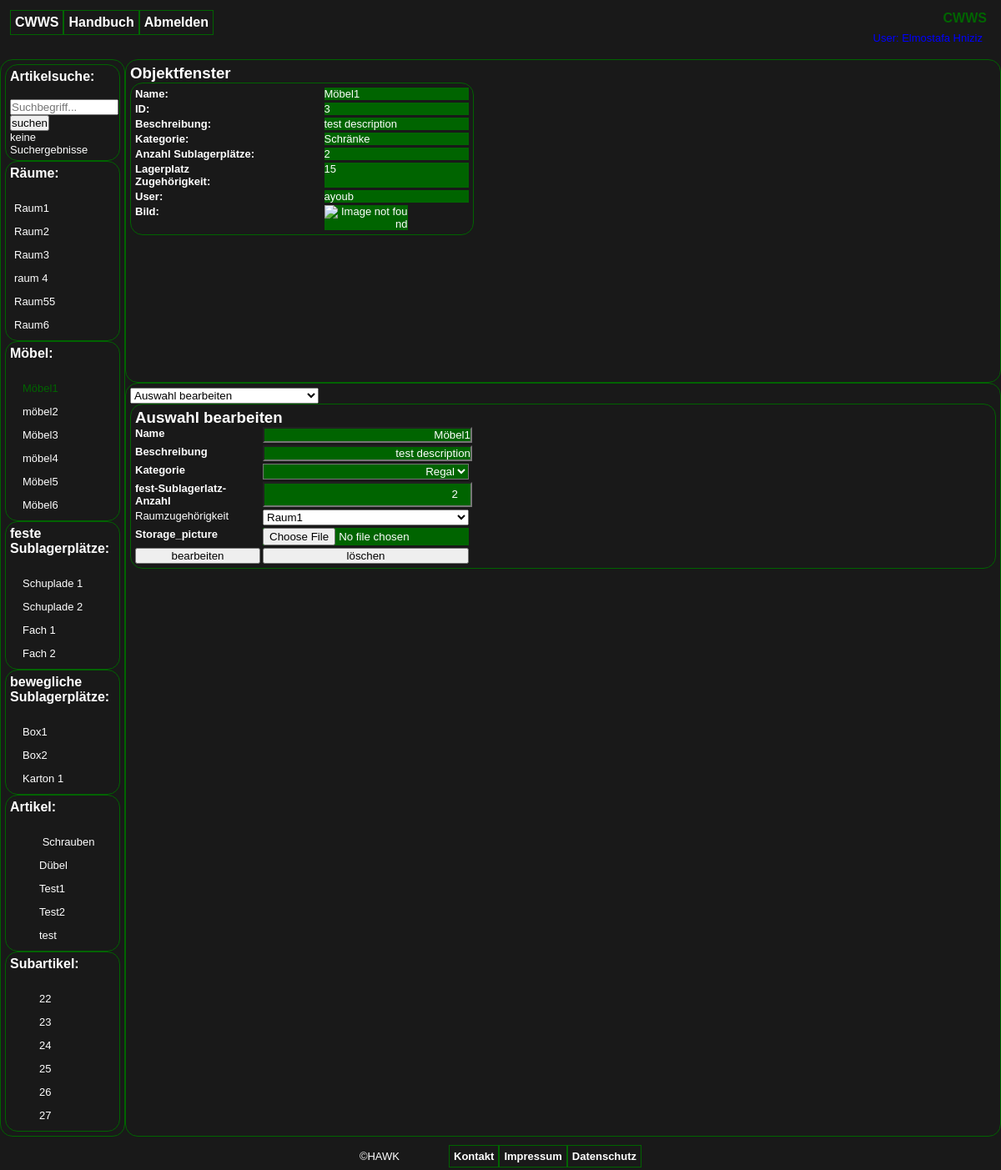
Page /?substorageid=0003 (signed in) on the committed database.
### tables this page shows
CREATE TABLE `storage_yard` (
  `Storage_id` int(11) NOT NULL,
  `Storage_picture` varchar(255) NOT NULL,
  `User_User_id` int(11) NOT NULL,
  `Format_Format_id` int(11) DEFAULT NULL,
  `Properties_Properties_id` int(11) NOT NULL,
  `Usage_statistics_idUsage_statistics` int(11) DEFAULT NULL
);

CREATE TABLE `properties` (
  `Properties_id` int(11) NOT NULL,
  `Properties_name` varchar(45) NOT NULL,
  `Properties_description` varchar(45) DEFAULT NULL
);

CREATE TABLE `substorage_yard` (
  `Substorage_id` int(11) NOT NULL,
  `Substorage_quantity` int(11) NOT NULL,
  `Substorage_category` varchar(45) NOT NULL,
  `Substorage_yard_picture` varchar(255) DEFAULT NULL,
  `Storage_yard_Storage_id` int(11) NOT NULL,
  `Properties_Properties_id` int(11) NOT NULL,
  `User_User_id` int(11) NOT NULL
);

CREATE TABLE `substorage_yard_fixed` (
  `Substorage_fixed_id` int(11) NOT NULL,
  `Substorage_fixed_category` varchar(45) NOT NULL,
  `Format_Format_id` int(11) NOT NULL,
  `Articel_Articel_id` int(11) DEFAULT NULL,
  `Substorage_yard_Substorage_id` int(11) NOT NULL,
  `Properties_Properties_id` int(11) NOT NULL,
  `Substorage_fixed_picture` varchar(255) NOT NULL,
  `User_User_id` int(11) NOT NULL
);

CREATE TABLE `substorage_yard_mobile` (
  `Substorage_mobile_id` int(11) NOT NULL,
  `Substorage_mobile_cover` varchar(255) DEFAULT NULL,
  `Substorage_yard_mobile_binding` tinyint(1) DEFAULT NULL,
  `Substorage_mobile_category` varchar(45) DEFAULT NULL,
  `Substorage_yard_mobile_Substorage_mobile_id` int(11) DEFAULT NULL,
  `Format_Format_id` int(11) DEFAULT NULL,
  `Articel_Articel_id` int(11) DEFAULT NULL,
  `Substorage_yard_fixed_Substorage_fixed_id` int(11) DEFAULT NULL,
  `Properties_Properties_id` int(11) DEFAULT NULL,
  `Substorage_mobile_picture` varchar(255) DEFAULT NULL,
  `User_User_id` int(11) NOT NULL
);

CREATE TABLE `articel` (
  `Articel_id` int(11) NOT NULL,
  `Articel_expiry` date DEFAULT NULL,
  `Articel_picture` blob DEFAULT NULL,
  `Articel_rotatable` tinyint(1) DEFAULT NULL,
  `Articel_stackable` tinyint(1) DEFAULT NULL,
  `Articel_binding` tinyint(1) DEFAULT NULL,
  `Articel_extracted` tinyint(1) DEFAULT NULL,
  `Articel_time_of_storage` date DEFAULT NULL,
  `Articel_group_Articel_group_id` int(11) DEFAULT NULL,
  `Usage_statistics_idUsage_statistics` int(11) DEFAULT NULL,
  `Properties_Properties_id` int(11) DEFAULT NULL,
  `Format_Format_id` int(11) DEFAULT NULL,
  `aliase` varchar(255) DEFAULT NULL,
  `Substorage_yard_Substorage_mobile_id` int(11) DEFAULT NULL,
  `User_User_id` int(11) NOT NULL
);

CREATE TABLE `subarticel` (
  `Subarticel_id` int(11) NOT NULL,
  `Subarticel_quantity` int(11) DEFAULT NULL,
  `Articel_Articel_id` int(11) NOT NULL
);

CREATE TABLE `user` (
  `User_id` int(11) NOT NULL,
  `User_name` varchar(45) NOT NULL,
  `User_password` varchar(255) NOT NULL,
  `User_email` varchar(45) NOT NULL
);

### PHP/functions.inc.php (called while the page is built, shortened)
<?php
    function getstorages(){
        $sql = "SELECT *, properties.Properties_name as Storage_name, properties.Properties_description as Storage_description  FROM storage_yard, properties WHERE storage_yard.Properties_Properties_id = properties.Properties_id;";
        $Storages = getDatas($sql);
        return $Storages;
    }
    function getsubstorages(){
        $sql = "SELECT *, properties.Properties_name as Substorage_name, properties.Properties_description as Substorage_description  FROM substorage_yard, properties WHERE substorage_yard.Properties_Properties_id = properties.Properties_id;";
        $Substorages = getDatas($sql);
        return $Substorages;
    }
    function getarticles(){
        $sql = "SELECT *, properties.Properties_name as articel_name, properties.Properties_description as articel_description  FROM articel, properties WHERE articel.Properties_Properties_id = properties.Properties_id;";
        $articles = getDatas($sql);
        return $articles;
    }
    function getmobilesubstorages(){
        $sql = "SELECT *, properties.Properties_name as Substorage_mobile_name, properties.Properties_description as Substorage_mobile_description  FROM substorage_yard_mobile, properties WHERE substorage_yard_mobile.Properties_Properties_id = properties.Properties_id;";
        $Storages = getDatas($sql);
        return $Storages;
    }
    function getfixedsubstorages(){
        $sql = "SELECT *, properties.Properties_name as Substorage_fixed_name, properties.Properties_description as Substorage_fixed_description  FROM substorage_yard_fixed, properties WHERE substorage_yard_fixed.Properties_Properties_id = properties.Properties_id;";
        $Storages = getDatas($sql);
        return $Storages;
    }
    function getsubarticles(){
        $sql = "SELECT * FROM subarticel;";
        $subarticles = getDatas($sql);
        return $subarticles;
    }
    function getUserById($id) {
      $sql = "SELECT user.User_name as user_name FROM user WHERE User_id = ${id};";
      $user = getData($sql);
      return $user ? $user->user_name : '';
    }
?>

### PHP/helpers.inc.php (called while the page is built, shortened)
<?php
    $dbName   = 'db_cwws';
    $host     = 'localhost';
    $userName = 'root';
    $password = '';
    try {
     global $dbName, $host, $userName, $password;
       $dsn = "mysql:local=" . $host . "; dbname=" . $dbName;
       $pdo = new PDO($dsn, $userName, $password);
    } catch (PDOException $ex) {
       die('Erreur : ' . $ex->getMessage());
    }
    function getDatas($req, $params = [])
    {
        global $pdo;
        $stmt = $pdo->prepare($req);
        $stmt->execute($params);
        $data = $stmt->fetchAll(PDO::FETCH_OBJ);
        return $data;
    }
    function getData($req, $params = [])
    {
        global $pdo;
        $stmt = $pdo->prepare($req);
        $stmt->execute($params);
        $data = $stmt->fetch(PDO::FETCH_OBJ);
        return $data;
    }

### htmlobjects/actionwindow.php (the view, shortened to what this page needs)
<select id="dropdown1" value="bearbeiten">
<option value="bearbeiten">Auswahl bearbeiten</option>
</select>
<div id="bearbeiten" class="actionwindow">
    <div class="mainbox">
        <h3>Auswahl bearbeiten</h3>
        <?php if(isset($_GET['storageid'])): ?>
            <form action="<?= WEBROOT?><?= UV ?>PHP/lagerplatzbearbeiten.inc.php" method="post" enctype="multipart/form-data">
            <input type="hidden" name="Storage_id" value="<?= $object->Storage_id ?>">
                <label class="datenheader" for="Storage_name">Name</label>
                <input class="datenfeld"  type="text" name="Storage_name" value="<?= $object->Storage_name ?>">
                <label class="datenheader" for="Storage_description">Beschreibung</label>
                <input class="datenfeld" type="text" name="Storage_description" value="<?= $object->Storage_description ?>">
                <label class="datenheader" for="Storage_picture">Bild</label>
                <input class="datenfeld" type="file" name="Storage_picture" value="<?= $object->Storage_picture ?>">
                <button type="submit" name="submit">bearbeiten</button>
                <button type="submit" name="delete">löschen</button>
            </form>
        <?php elseif(isset($_GET['substorageid'])):?>
            <form action="<?= WEBROOT?><?= UV ?>PHP/sublagerplatzbearbeiten.inc.php" method="post" enctype="multipart/form-data">
                <label class="datenheader" for="Substorage_name">Name</label>
                <input class="datenfeld"  type="text" name="Substorage_name" value="<?= $object->Substorage_name ?>">
                <label class="datenheader" for="Substorage_description">Beschreibung</label>
                <input class="datenfeld" type="text" name="Substorage_description" value="<?= $object->Substorage_description ?>">
                <label class="datenheader" for="Substorage_category">Kategorie</label>
                <select class="datenfeld" name="Substorage_category" id="Substorage_category">
                    <option <?= "Schränke" == $object->Substorage_category ? 'selected' : ''  ?> value="Schränke">Regal</option>
                </select>
                <label class="datenheader" for="Substorage_quantity" >fest-Sublagerlatz-Anzahl</label>
                <input class="datenfeld" id="Substorage_quantity" type="number" min="0" name="Substorage_quantity" value="<?= $object->Substorage_quantity ?>">
                <label for="Storage_yard_Storage_id">Raumzugehörigkeit</label>
                <select name="Storage_yard_Storage_id">
                    <?php foreach ($storages=getstorages() as $key => $storage): ?>
                    <option <?= $storage->Storage_id == $object->Storage_yard_Storage_id ? 'selected' : ''  ?> value="<?= $storage->Storage_id ?>"><?= $storage->Storage_name ?></option>
                    <?php endforeach; ?>
                </select>
                <label class="datenheader" for="Substorage_yard_picture">Storage_picture</label>
                <input class="datenfeld" type="file" name="Substorage_yard_picture">
                <button type="submit" name="submit">bearbeiten</button>
                <button type="submit" name="delete">löschen</button>
            </form>
        <?php else:?>
            <p>Kein Objekt ist zur Bearbeitung ausgewählt.</p>
        <?php endif?>
    </div>
</div>
</div>

### htmlobjects/explorerwindow.php
<div id="explorer" class="explorer">
    <div class="mainbox" id="searchbox">
        <h3>Artikelsuche:</h3>
        <br>
        <form action="index.php" method="post">
            <input type="text" name="suchbegriff" placeholder="Suchbegriff...">
            <input type="submit" name="suchen" value="suchen">
        </form>
        <?php
           include_once ROOT.'/PHP/search.inc.php';
        ?>
        <?php if(isset($searchresults)):?>
            <?php foreach($searchresults as $key => $searchresult):?>
                <li><a href="?searchid=<?=str_pad($searchresult->Properties_id, 4, 0, STR_PAD_LEFT)?>"><?= $searchresult->Properties_name ?></a></li>
            <?php endforeach?>
        <?php else: ?>
            <p>keine Suchergebnisse</p>
        <?php endif?>
    </div>
    <div class="mainbox">
        <h3>Räume:</h3>
        <?php $Storages = getstorages();?>
        <?php if(!$Storages):?>
            <br>
            <p>keine Lagerplätze gefunden</p>
        <?php  else:?>
            <br>
            <?php foreach ($Storages as $Storag): ?>
                <li><a href="?storageid=<?=str_pad($Storag->Storage_id, 4, 0, STR_PAD_LEFT)?>"><?= $Storag->Storage_name ?></a></li>
            <?php endforeach;?>
        <?php endif;?>
    </div>
    <div class="mainbox">
        <h3>Möbel:</h3>
        <?php $Substorages = getsubstorages();?>
        <?php if(!$Substorages):?>
            <br>
            <p>keine Sublagerplätze gefunden</p>
        <?php else:?>
            <br>
            <?php foreach ($Substorages as $Substorage):?>
                <li ><span class="tab1"></span><a href="?substorageid=<?=str_pad($Substorage->Substorage_id, 4, 0, STR_PAD_LEFT)?>"><?= $Substorage->Substorage_name?></a></li>
            <?php endforeach;?>
        <?php endif;?>
    </div>
    <div class="mainbox">
        <h3>feste Sublagerplätze:</h3>
        <?php $Substorages = getfixedsubstorages();?>
        <?php if(!$Substorages):?>
            <br>
            <p>keine festen Sublagerplätze gefunden</p>
        <?php else:?>
            <br>
            <?php foreach ($Substorages as $Substorage):?>
                <li ><span class="tab1"></span><a href="?substoragefixedid=<?=str_pad($Substorage->Substorage_fixed_id, 4, 0, STR_PAD_LEFT)?>"><?= $Substorage->Substorage_fixed_name?></a></li>
            <?php endforeach;?>
        <?php endif;?>
    </div>
    <div class="mainbox">
        <h3>bewegliche Sublagerplätze:</h3>
        <?php $Substorages = getmobilesubstorages();?>
        <?php if(!$Substorages):?>
            <br>
            <p>keine beweglichen Sublagerplätze gefunden</p>
        <?php else:?>
            <br>
            <?php foreach ($Substorages as $Substorage):?>
                <li ><span class="tab1"></span><a href="?substoragemobileid=<?=str_pad($Substorage->Substorage_mobile_id, 4, 0, STR_PAD_LEFT)?>"><?= $Substorage->Substorage_mobile_name?></a></li>
            <?php endforeach;?>
        <?php endif;?>
    </div>
    <div class="mainbox">
        <h3>Artikel:</h3>
        <?php $articles = getarticles();?>
        <?php if(!$articles):?>
            <br>
            <p>keine Artikel gefunden!</p>
        <?php else:?>
            <br>
            <?php foreach ($articles as $article): ?>
                <li><span class="tab3"></span><a href="?articleid=<?=str_pad($article->Articel_id, 4, 0, STR_PAD_LEFT)?>"><?= $article->articel_name?></a></li>
            <?php endforeach;?>
        <?php endif;?>
    </div>
    <div class="mainbox">
        <h3>Subartikel:</h3>
        <?php $subarticles = getsubarticles();?>
        <?php if(!$subarticles):?>
            <br>
            <p>keine Subartikel gefunden!</p>
        <?php else:?>
            <br>
            <?php foreach ($subarticles as $subarticle): ?>
                <li><span class="tab3"></span><a href="?subarticleid=<?=str_pad($subarticle->Subarticel_id, 4, 0, STR_PAD_LEFT)?>"><?= $subarticle->Subarticel_id?></a></li>
            <?php endforeach;?>
        <?php endif;?>
    </div>
</div>

### htmlobjects/objectwindow.php (shortened to what this page needs)
<h3>Objektfenster</h3>
<div id="objektfenster" class="mainbox">
    <?php if(isset($_GET['storageid'])):?>
        <?php
            $sql = "SELECT *, properties.Properties_name as Storage_name, properties.Properties_description as Storage_description  FROM storage_yard, properties WHERE storage_yard.Properties_Properties_id = properties.Properties_id and Storage_id = '" . $_GET['storageid'] . "'";
            $object = getData($sql);
        ?>
        <p class="datenheader">Name:</p><p class="datenfeld" id="selectedobject"><?=$object->Storage_name?></p>
        <p class="datenheader">Raum_ID:</p><p class="datenfeld"><?=$object->Storage_id?></p>
        <p class="datenheader">Beschreibung:</p><p class="datenfeld"><?=$object->Storage_description?></p>
        <p class="datenheader">User:</p><p class="datenfeld"><?=getUserById($object->User_User_id)?></p>
        <p class="datenheader">User_ID:</p><p class="datenfeld"><?=$object->User_User_id?></p>
        <p class="datenheader">Bild:</p><img class="datenfeld" src="<?= UPLOADS_ROOT . ($object->Storage_picture ?? 'images/storage.png')?>" alt ="Image not found" onerror="this.onerror=null;this.src='<?= UPLOADS_ROOT ?>images/storage.png';">
    <?php elseif(isset($_GET['substorageid'])):?>
        <?php
            $sql = "SELECT *, properties.Properties_name as Substorage_name, properties.Properties_description as Substorage_description  FROM substorage_yard, properties WHERE substorage_yard.Properties_Properties_id = properties.Properties_id and Substorage_id = '" . $_GET['substorageid'] . "'";
            $object = getData($sql);
        ?>
        <p class="datenheader">Name:</p><p class="datenfeld" id="selectedobject"><?=$object->Substorage_name?></p>
        <p class="datenheader">ID:</p><p class="datenfeld"><?=$object->Substorage_id?></p>
        <p class="datenheader">Beschreibung:</p><p class="datenfeld"><?=$object->Substorage_description?></p>
        <p class="datenheader">Kategorie:</p><p class="datenfeld"><?=$object->Substorage_category?></p>
        <p class="datenheader">Anzahl Sublagerplätze:</p><p class="datenfeld"><?=$object->Substorage_quantity?></p>
        <p class="datenheader">Lagerplatz Zugehörigkeit:</p><p class="datenfeld"><?=$object->Storage_yard_Storage_id?></p>
        <p class="datenheader">User:</p><p class="datenfeld"><?=getUserById($object->User_User_id)?></p>
        <p class="datenheader">Bild:</p><img class="datenfeld" src="<?= UPLOADS_ROOT . ($object->Substorage_yard_picture ?? 'images/substorage.png') ?>" alt ="Image not found" onerror="this.onerror=null;this.src='<?= UPLOADS_ROOT ?>images/substorage.png';">
    <?php elseif(isset($_GET['subarticleid'])):?>
        <p>subarticel <?= $_GET['subarticleid'] ?> ausgewählt</p>
    <?php endif?>
</div>

### rows in the picture
storage_yard: Properties_Properties.Properties_name "Raum1"
storage_yard: Properties_Properties.Properties_name "Raum2"
storage_yard: Properties_Properties.Properties_name "Raum3"
storage_yard: Properties_Properties.Properties_name "raum 4"
storage_yard: Properties_Properties.Properties_name "Raum55"
storage_yard: Properties_Properties.Properties_name "Raum6"
substorage_yard: Properties_Properties.Properties_name "Möbel1", Substorage_id "3", Properties_Properties.Properties_description "test description", Substorage_category "Schränke", Substorage_quantity "2", Storage_yard_Storage "15", User_User.User_name "ayoub", Substorage_name "Möbel1", Substorage_description "test description", Substorage_category "Regal", Storage_yard_Storage_id "Raum1"
substorage_yard: Properties_Properties.Properties_name "möbel2"
substorage_yard: Properties_Properties.Properties_name "Möbel3"
substorage_yard: Properties_Properties.Properties_name "möbel4"
substorage_yard: Properties_Properties.Properties_name "Möbel5"
substorage_yard: Properties_Properties.Properties_name "Möbel6"
substorage_yard_fixed: Properties_Properties.Properties_name "Schuplade 1"
substorage_yard_fixed: Properties_Properties.Properties_name "Schuplade 2"
substorage_yard_fixed: Properties_Properties.Properties_name "Fach 1"
substorage_yard_fixed: Properties_Properties.Properties_name "Fach 2"
substorage_yard_mobile: Properties_Properties.Properties_name "Box1"
substorage_yard_mobile: Properties_Properties.Properties_name "Box2"
substorage_yard_mobile: Properties_Properties.Properties_name "Karton 1"
articel: Properties_Properties.Properties_name "Schrauben"
articel: Properties_Properties.Properties_name "Dübel"
articel: Properties_Properties.Properties_name "Test1"
articel: Properties_Properties.Properties_name "Test2"
articel: Properties_Properties.Properties_name "test"
subarticel: Subarticel_id "22"
subarticel: Subarticel_id "23"
subarticel: Subarticel_id "24"
subarticel: Subarticel_id "25"
subarticel: Subarticel_id "26"
subarticel: Subarticel_id "27"
